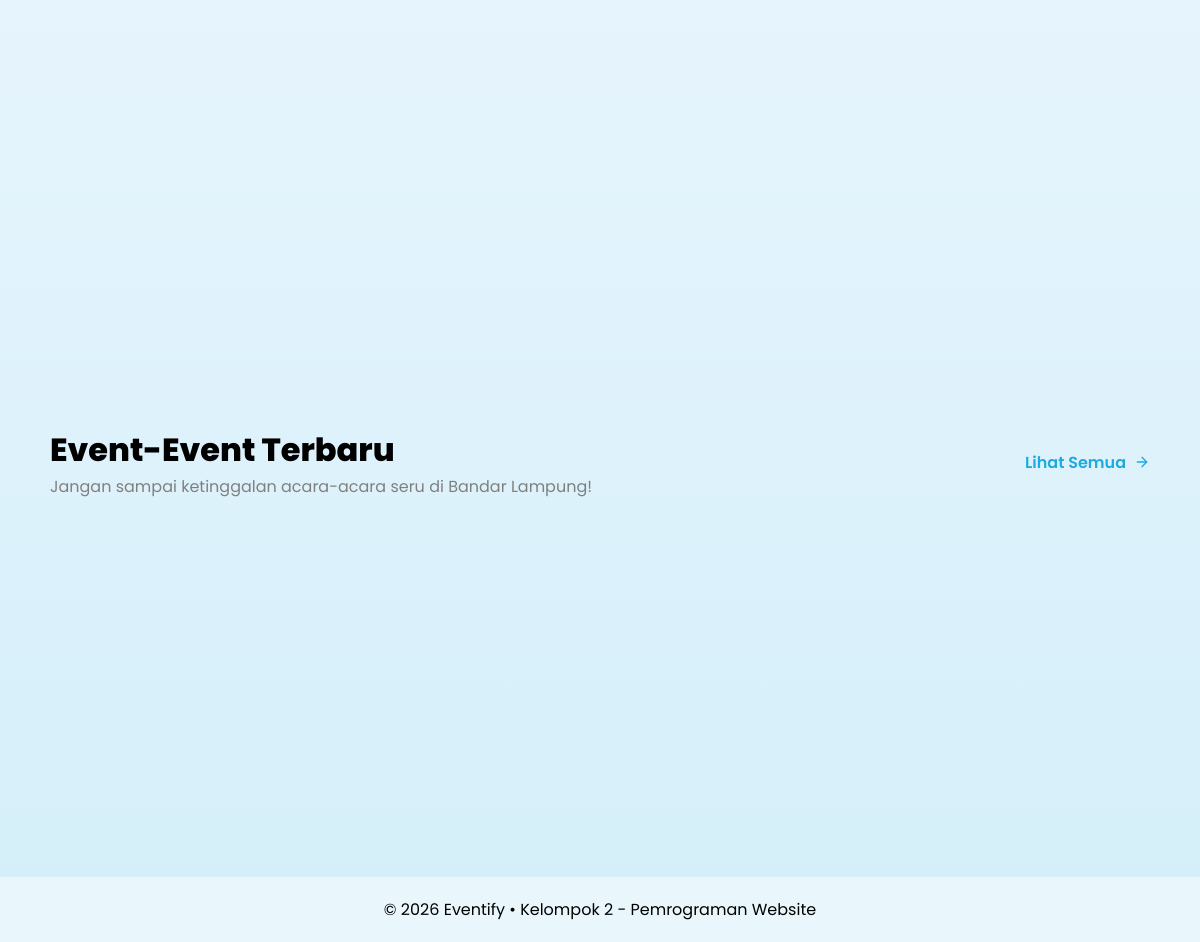
/ (lower part), run on an earlier commit of the app's database.
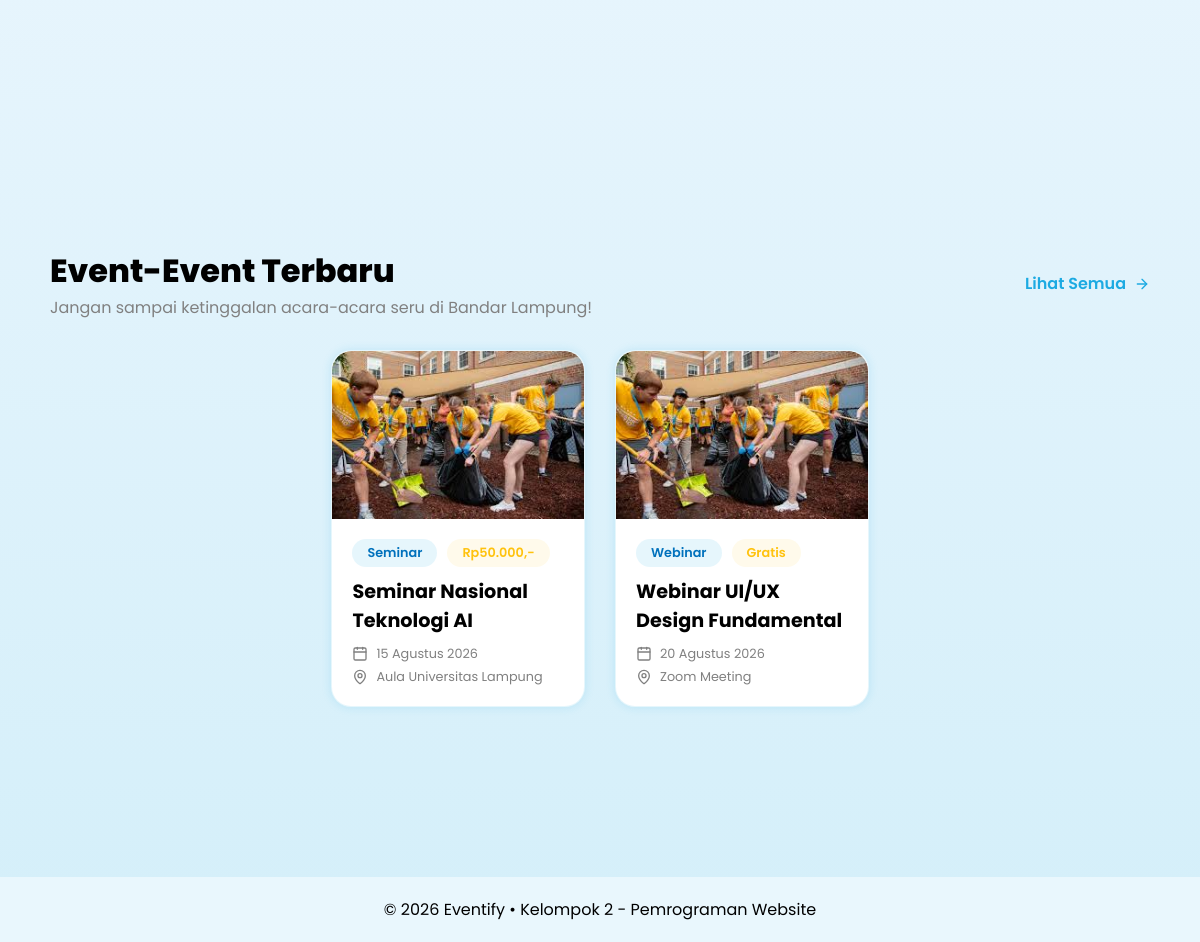
And on a later commit of the database.
### tables this page shows
CREATE TABLE `event` (
  `id_event` int NOT NULL,
  `id_user` int NOT NULL,
  `id_kategori` int NOT NULL,
  `judul` varchar(255) NOT NULL,
  `waktu_pelaksanaan` datetime NOT NULL,
  `biaya` int DEFAULT '0',
  `lokasi` varchar(255) NOT NULL,
  `kuota` int NOT NULL,
  `deskripsi` text NOT NULL,
  `benefit` text,
  `cover_image` varchar(255) DEFAULT NULL,
  `status_publikasi` enum('Pending','Dipublikasikan','Ditolak') DEFAULT 'Pending',
  `created_at` timestamp NULL DEFAULT CURRENT_TIMESTAMP
);

CREATE TABLE `kategori` (
  `id_kategori` int NOT NULL,
  `kategori` varchar(50) NOT NULL
);

### app/models/EventModel.php (called while the page is built, shortened)
<?php
    function getEventTerbaru(mysqli $conn) {
        $query = $conn->prepare("
            SELECT event.*, users.nama_lengkap, kategori.kategori
            FROM `event`
            JOIN users ON event.id_user = users.id
            JOIN kategori ON event.id_kategori = kategori.id_kategori
            WHERE event.status_publikasi = 'Dipublikasikan'
            ORDER BY event.created_at DESC
            LIMIT 3
        ");
        $query->execute();
        $result = $query->get_result();
        $data = $result->fetch_all(MYSQLI_ASSOC);
        return $data;
    }
?>

### app/controllers/landing.php (called while the page is built)
<?php
    require_once 'app/config/config.php';
    require_once 'koneksi/koneksi.php';
    require_once 'app/models/EventModel.php';
    $eventTerbaru = getEventTerbaru($conn);
?>

### app/config/config.php (called while the page is built, shortened)
<?php
    function formatTanggalIndo(string $datetime) {
        $bulan = array(1 => 'Januari', 'Februari', 'Maret', 'April', 'Mei', 'Juni', 'Juli', 'Agustus', 'September', 'Oktober', 'November', 'Desember');
        $timestamp = strtotime($datetime);
        $hari = date('d', $timestamp);
        $bulan_angka = (int)date('m', $timestamp);
        $tahun = date('Y', $timestamp);
        return $hari . ' ' . $bulan[$bulan_angka] . ' ' . $tahun;
    }
    function formatRupiah($angka) {
    $hasil_rupiah = "Rp" . number_format($angka, 0, ',', '.') . ",-";
    return $hasil_rupiah;
}
?>

### index.php (the view, shortened to what this page needs)
<?php
    require_once 'app/controllers/landing.php';
?>
<!DOCTYPE html>
<html lang="en">
<head>
    <link rel="stylesheet" href="<?= BASEURL; ?>/assets/css/global.css">
    <link rel="stylesheet" href="<?= BASEURL; ?>/assets/css/landing.css">
</head>
<body>
        <?php include 'app/views/components/logo.php'; ?>
    <section>
        <div class="content">
            <div class="preview-content">
            </div>
            <div class="preview-event">
                <div class="preview-event-header">
                    <div class="content-title">
                        <span>Event-Event Terbaru</span>
                        <span>Jangan sampai ketinggalan acara-acara seru di Bandar Lampung!</span>
                    </div>
                    <a href="">Lihat Semua <i data-lucide="arrow-right" style="width: 1rem; height: 1rem;"></i></a>
                </div>
                <div class="card">
                    <?php foreach ($eventTerbaru as $event): ?>
                        <div class="event-card">
                            <img src="<?= BASEURL; ?>/assets/images/image.png" alt="">
                            <div class="event-info">
                                <div class="event-type">
                                    <span class="kategori"><?= $event['kategori']; ?></span>
                                    <span class="harga"><?php if ($event['biaya'] == 0) { echo "Gratis"; } else { echo formatRupiah($event['biaya']); } ?></span>
                                </div>
                                <span class="event-title"><?= $event['judul']; ?></span>
                                <div class="event-detail">
                                    <div class="event-time">
                                        <i data-lucide="calendar" style="width: 1rem; height: 1rem;"></i>
                                        <span><?= formatTanggalIndo($event['waktu_pelaksanaan']); ?></span>
                                    </div>
                                    <div class="event-location">
                                        <i data-lucide="map-pin" style="width: 1rem; height: 1rem;"></i>
                                        <span><?= $event['lokasi']; ?></span>
                                    </div>
                                </div>
                            </div>
                        </div>
                    <?php endforeach; ?>
                </div>
            </div>
        </div>
    </section>
    <footer>
        <span>© 2026 Eventify • Kelompok 2 - Pemrograman Website</span>
    </footer>
</body>
</html>

What changed in the data, as far as the page shows it:
added event: id_kategori.kategori "Seminar", biaya "Rp50.000,-", judul "Seminar Nasional Teknologi AI", waktu_pelaksanaan "15 Agustus 2026", lokasi "Aula Universitas Lampung"
added event: id_kategori.kategori "Webinar", biaya "Gratis", judul "Webinar UI/UX Design Fundamental", waktu_pelaksanaan "20 Agustus 2026", lokasi "Zoom Meeting"
